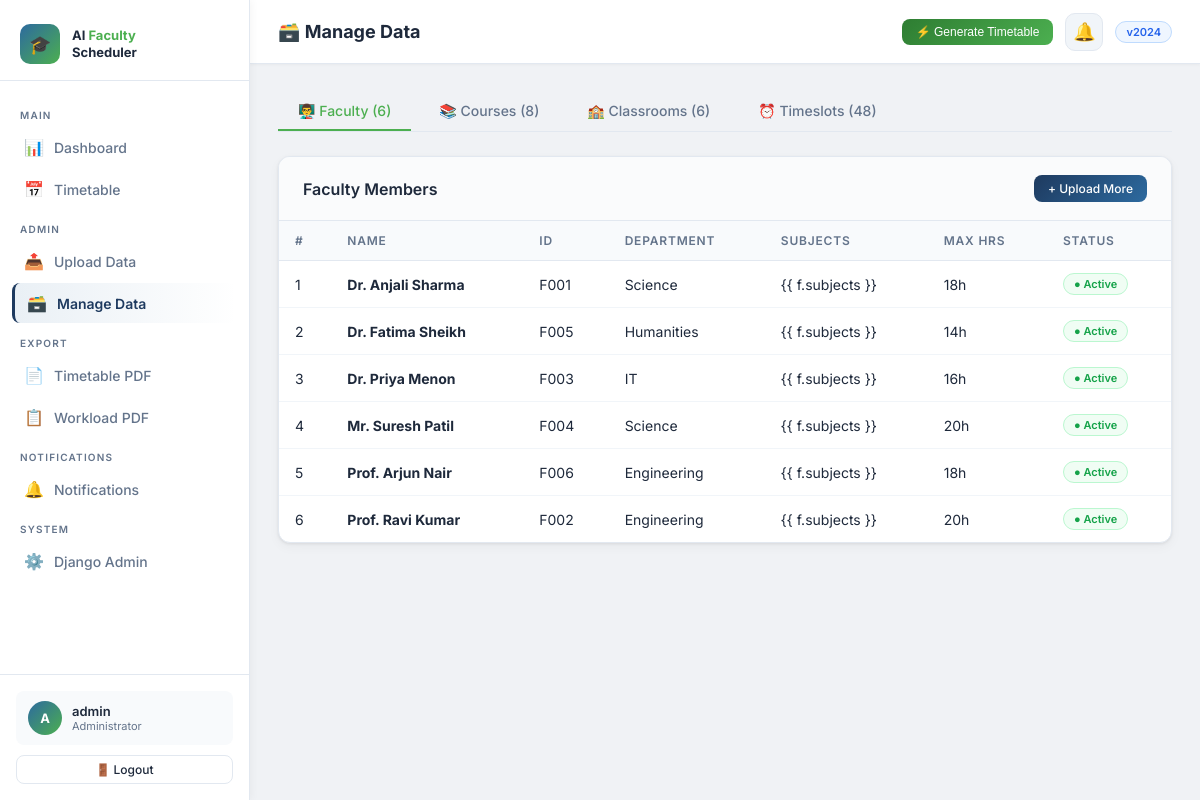
/data/ (signed in), run on the app's committed database.
### scheduler/models.py (models this page shows, shortened)
class Faculty(models.Model):
    user = models.OneToOneField(User, on_delete=models.CASCADE, null=True, blank=True)
    name = models.CharField(max_length=150)
    employee_id = models.CharField(max_length=20, unique=True, blank=True, null=True)
    department = models.CharField(max_length=100, blank=True)
    subjects = models.TextField(help_text="Comma-separated list of subjects this faculty can teach")
    max_hours = models.PositiveIntegerField(default=20, help_text="Max teaching hours per week")
    email = models.EmailField(blank=True)
    is_active = models.BooleanField(default=True)
    created_at = models.DateTimeField(auto_now_add=True)
    class Meta:
        verbose_name_plural = "Faculty"
        ordering = ['name']

### scheduler/views.py (the view)
# urls.py: path('data/',      views.manage_data,  name='manage_data'),
@login_required
def manage_data(request):
    if not is_admin(request.user):
        return redirect('dashboard')
    context = {
        'faculties': Faculty.objects.all().order_by('name'),
        'courses': Course.objects.all().order_by('course_name'),
        'classrooms': Classroom.objects.all().order_by('room_name'),
        'timeslots': TimeSlot.objects.all().order_by('day', 'period'),
    }
    return render(request, 'scheduler/manage_data.html', context)

### scheduler/views.py (called while the page is built)
def is_admin(user):
    return user.is_staff or user.is_superuser

### templates/scheduler/manage_data.html (shortened to what this page needs)
{% extends 'scheduler/base.html' %}
{% block page_title %}🗃️ Manage Data{% endblock %}
{% block content %}
<div style="display:flex;gap:8px;margin-bottom:24px;border-bottom:1px solid var(--border);padding-bottom:0;">
    <button class="tab-btn active" onclick="showTab('faculty')">👨‍🏫 Faculty ({{ faculties|length }})</button>
    <button class="tab-btn" onclick="showTab('courses')">📚 Courses ({{ courses|length }})</button>
    <button class="tab-btn" onclick="showTab('classrooms')">🏫 Classrooms ({{ classrooms|length }})</button>
    <button class="tab-btn" onclick="showTab('timeslots')">⏰ Timeslots ({{ timeslots|length }})</button>
</div>
<div id="tab-faculty" class="tab-content">
    <div class="card">
        <div class="card-header">
            <span class="card-title">Faculty Members</span>
            <a href="{% url 'upload_page' %}" class="btn btn-primary btn-sm">+ Upload More</a>
        </div>
        <div class="card-body" style="padding:0;">
            <div class="table-wrapper">
                <table>
                    <thead>
                        <tr>
                            <th>#</th>
                            <th>Name</th>
                            <th>ID</th>
                            <th>Department</th>
                            <th>Subjects</th>
                            <th>Max Hrs</th>
                            <th>Status</th>
                        </tr>
                    </thead>
                    <tbody>
                        {% for f in faculties %}
                        <tr>
                            <td>{{ forloop.counter }}</td>
                            <td><strong>{{ f.name }}</strong><br></td>
                            <td>{{ f.employee_id|default:"—" }}</td>
                            <td>{{ f.department|default:"—" }}</td>
                            <td style="max-width:200px;overflow:hidden;text-overflow:ellipsis;white-space:nowrap;">{{
                                f.subjects }}</td>
                            <td>{{ f.max_hours }}h</td>
                            <td>
                                {% if f.is_active %}<span class="badge badge-success">● Active</span>
                                {% else %}<span class="badge badge-danger">● Inactive</span>{% endif %}
                            </td>
                        </tr>
                        {% empty %}
                        <tr>
                            <td colspan="7" style="text-align:center;color:var(--text-muted);padding:32px;">No faculty
                                data. <a href="{% url 'upload_page' %}">Upload now</a></td>
                        </tr>
                        {% endfor %}
                    </tbody>
                </table>
            </div>
        </div>
    </div>
</div>
{% endblock %}

### templates/scheduler/base.html (shortened to what this page needs)
{% load static %}
<!DOCTYPE html>
<html lang="en">
<head>
  <link rel="stylesheet" href="{% static 'css/styles.css' %}" />
</head>
<body>
  <aside class="sidebar" id="sidebar">
    <div class="sidebar-logo">
      <div class="logo-icon">🎓</div>
      <div class="logo-text">
        AI <span>Faculty</span><br>Scheduler
      </div>
    </div>
    <nav class="sidebar-nav">
      <div class="nav-section-label">Main</div>
      <a href="{% url 'dashboard' %}"
        class="nav-link {% if request.resolver_match.url_name == 'dashboard' %}active{% endif %}">
        <span class="nav-icon">📊</span> Dashboard
      </a>
      <a href="{% url 'timetable' %}"
        class="nav-link {% if request.resolver_match.url_name == 'timetable' %}active{% endif %}">
        <span class="nav-icon">📅</span> Timetable
      </a>
      {% if request.user.is_staff or request.user.is_superuser %}
      <div class="nav-section-label">Admin</div>
      <a href="{% url 'upload_page' %}"
        class="nav-link {% if 'upload' in request.resolver_match.url_name %}active{% endif %}">
        <span class="nav-icon">📤</span> Upload Data
      </a>
      <a href="{% url 'manage_data' %}"
        class="nav-link {% if request.resolver_match.url_name == 'manage_data' %}active{% endif %}">
        <span class="nav-icon">🗃️</span> Manage Data
      </a>
      {% endif %}
      <div class="nav-section-label">Export</div>
      <a href="{% url 'export_timetable_pdf' %}" class="nav-link">
        <span class="nav-icon">📄</span> Timetable PDF
      </a>
      {% if request.user.is_staff %}
      <a href="{% url 'export_workload_pdf' %}" class="nav-link">
        <span class="nav-icon">📋</span> Workload PDF
      </a>
      {% endif %}
      <div class="nav-section-label">Notifications</div>
      <a href="{% url 'notifications_page' %}"
        class="nav-link {% if request.resolver_match.url_name == 'notifications_page' %}active{% endif %}"
        id="nav-notif-link">
        <span class="nav-icon">🔔</span> Notifications
      </a>
      <div class="nav-section-label">System</div>
      <a href="/admin/" class="nav-link" target="_blank">
        <span class="nav-icon">⚙️</span> Django Admin
      </a>
    </nav>
    <div class="sidebar-bottom">
      <div class="user-card">
        <div class="user-avatar">{{ request.user.username|first|upper }}</div>
        <div class="user-info">
          <div class="user-name">{{ request.user.get_full_name|default:request.user.username }}</div>
          <div class="user-role">{% if request.user.is_staff %}Administrator{% else %}Faculty{% endif %}</div>
        </div>
      </div>
      <a href="{% url 'logout' %}" class="btn btn-outline btn-sm"
        style="width:100%;justify-content:center;margin-top:10px;">
        🚪 Logout
      </a>
    </div>
  </aside>
  <div class="main-content">
    <header class="topbar">
      <div class="topbar-title">{% block page_title %}Dashboard{% endblock %}</div>
      <div class="topbar-actions">
        {% if request.user.is_staff %}
        <form method="post" action="{% url 'run_optimization' %}" style="margin:0;">
          <button type="submit" class="btn btn-success btn-sm"
            onclick="this.disabled=true; this.textContent='⏳ Running...'; this.form.submit();">
            ⚡ Generate Timetable
          </button>
        </form>
        {% endif %}
        <a href="{% url 'notifications_page' %}" id="notif-bell-btn"
          style="position:relative;display:flex;align-items:center;justify-content:center;width:38px;height:38px;border-radius:10px;background:#f1f5f9;border:1px solid var(--border);text-decoration:none;font-size:18px;transition:all 0.2s;"
          onmouseover="this.style.background='#e2e8f0'" onmouseout="this.style.background='#f1f5f9'">
          🔔
        </a>
        <span class="badge badge-info">v2024</span>
      </div>
    </header>
    <main class="page-content animate-in">
      {% block content %}{% endblock %}
    </main>
  </div>
</body>
</html>

### templates/scheduler/manage_data.html (style rules this page uses)
.tab-btn { padding: 10px 20px; background: none; border: none; border-bottom: 2px solid transparent; color: var(--text-muted); font-size: 14px; font-weight: 500; cursor: pointer; font-family: inherit; transition: all 0.2s; }
.tab-btn.active { color: var(--accent); border-bottom-color: var(--accent); }

### data on the page
Faculty: name "Dr. Anjali Sharma", employee_id "F001", department "Science", max_hours "18", is_active "● Active"
Faculty: name "Dr. Fatima Sheikh", employee_id "F005", department "Humanities", max_hours "14", is_active "● Active"
Faculty: name "Dr. Priya Menon", employee_id "F003", department "IT", max_hours "16", is_active "● Active"
Faculty: name "Mr. Suresh Patil", employee_id "F004", department "Science", max_hours "20", is_active "● Active"
Faculty: name "Prof. Arjun Nair", employee_id "F006", department "Engineering", max_hours "18", is_active "● Active"
Faculty: name "Prof. Ravi Kumar", employee_id "F002", department "Engineering", max_hours "20", is_active "● Active"

### other printed values
{{ request.user.username|first|upper }} "A"
{{ request.user.get_full_name|default:request.user.username }} "admin"
{{ faculties|length }} "6"
{{ courses|length }} "8"
{{ classrooms|length }} "6"
{{ timeslots|length }} "48"
